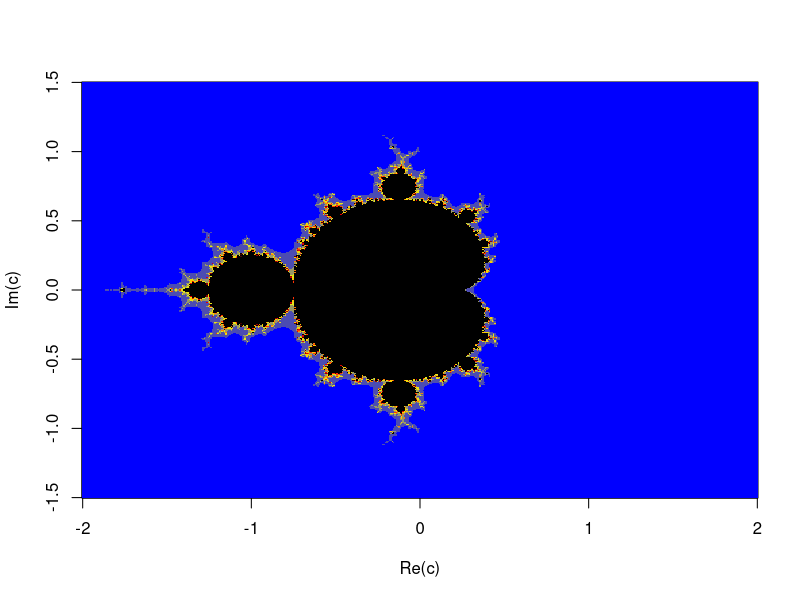

Reproduce this figure in R.
### Mandelbrot generation in R ###


# "Naive" version
mandelbrot_naive <- function(xmin=-2, xmax=2, nx=500,
                             ymin=-1.5, ymax=1.5, ny=500,
                             n=100, showplot=TRUE,
                             cols=colorRampPalette(c("blue","yellow","red","black"))(11)) 
{
    
    # variables
    x <- seq(xmin, xmax, length.out=nx)
    y <- seq(ymin, ymax, length.out=ny)
    c <- outer(x,y*1i,FUN="+")
    z <- matrix(0.0, nrow=length(x), ncol=length(y))
    k <- matrix(0.0, nrow=length(x), ncol=length(y))
    
    for (rep in 1:n) { 
        for (i in 1:nx) { 
            for (j in 1:ny) { 
                if(Mod(z[i,j]) < 2) {
                    z[i,j] <- z[i,j]^2 + c[i,j]
                    k[i,j] <- k[i,j] + 1
                }
            }
        }
    }
    
    if (showplot==TRUE) { image(x,y,k,col=cols,xlab="Re(c)",ylab="Im(c)")}
    
    return(k)
    
}


# Vectorized version
mandelbrot_vectorized <- function(xmin=-2, xmax=2, nx=500,
                                  ymin=-1.5, ymax=1.5, ny=500,
                                  n=100, showplot=TRUE,
                                  cols=colorRampPalette(c("blue","yellow","red","black"))(11)) 
{
    
    # variables
    x <- seq(xmin, xmax, length.out=nx)
    y <- seq(ymin, ymax, length.out=ny)
    c <- outer(x,y*1i,FUN="+")
    z <- matrix(0.0, nrow=length(x), ncol=length(y))
    k <- matrix(0.0, nrow=length(x), ncol=length(y))
    
    for (rep in 1:n) { 
        index <- which(Mod(z) < 2)
        z[index] <- z[index]^2 + c[index]
        k[index] <- k[index] + 1
    }
    
    if (showplot==TRUE) { image(x,y,k,col=cols, xlab="Re(c)", ylab="Im(c)")}
    
    return(
        list(
            x = x,
            y = y,
            k = k,
            cols = cols
        )
    )
    
}

# Compare naive and vectorized runtimes
compare_runtimes <- function()
{
    naive_time <- system.time(mandelbrot_naive(showplot=F))
    vector_time <- system.time(mandelbrot_vectorized(showplot=F))
    print(naive_time)
    print(vector_time)
}

tmp <- mandelbrot_vectorized()
mandel_df <- tibble::tibble(
    x = tmp$x,
    y = tmp$y
)
